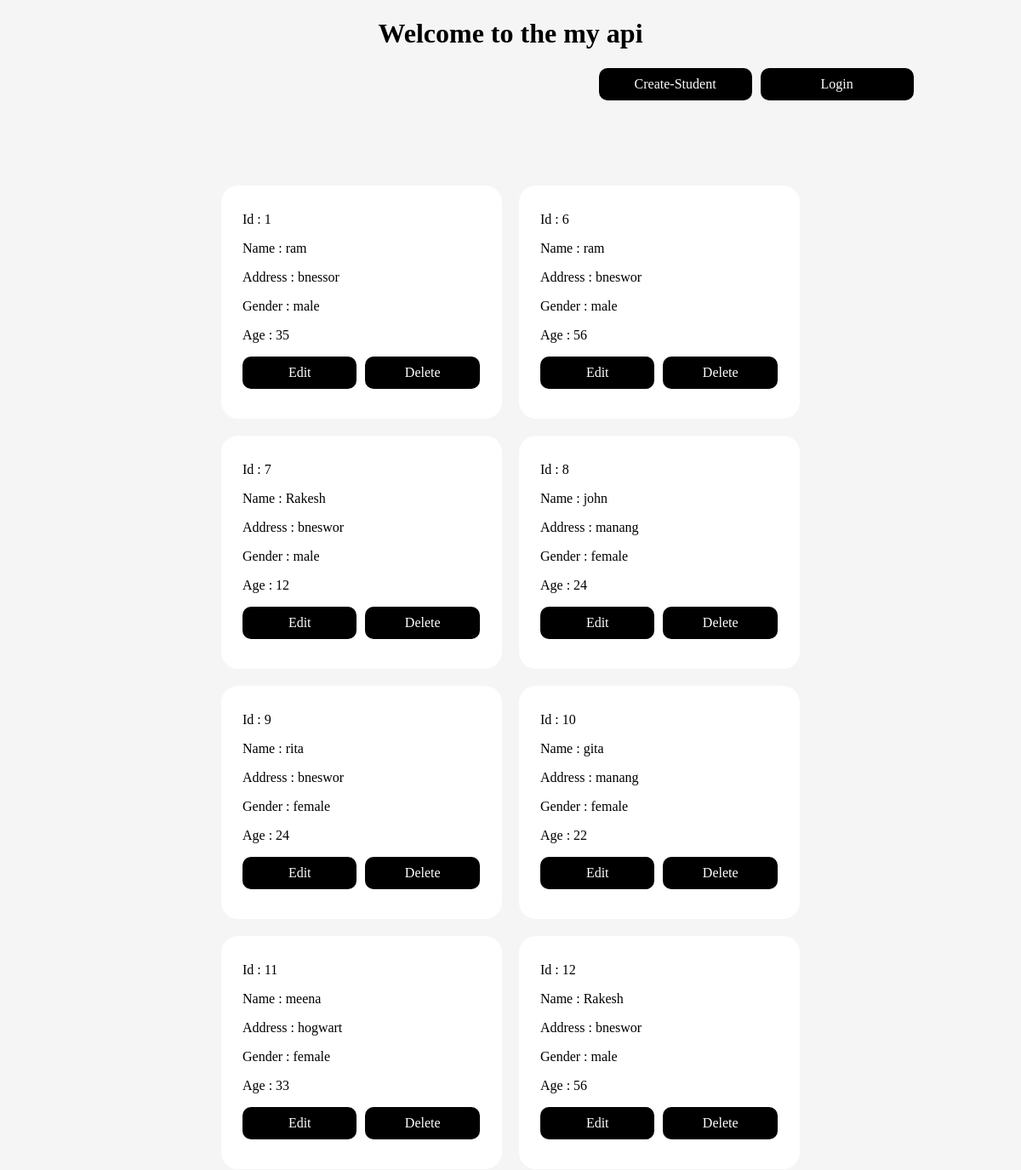
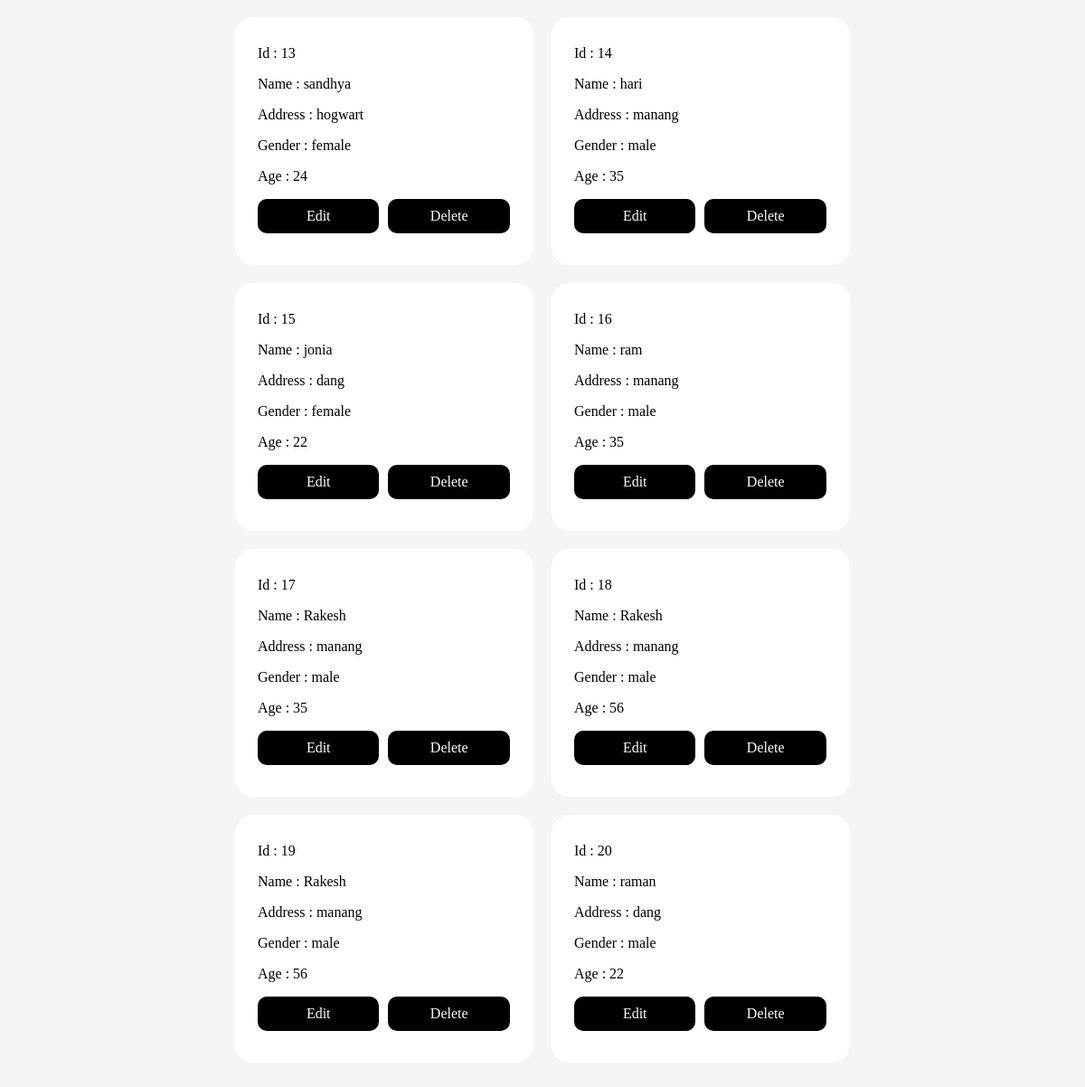
The app's page /, older data (2 pictures, top to bottom).
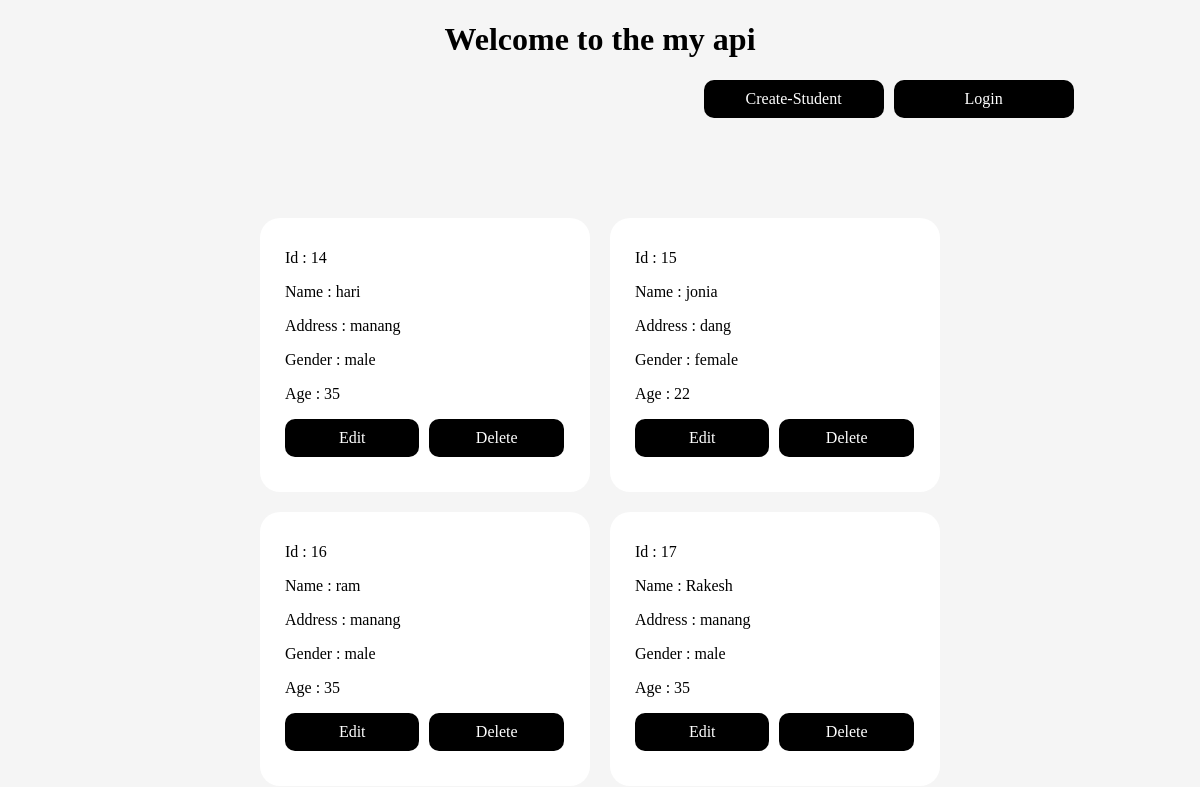
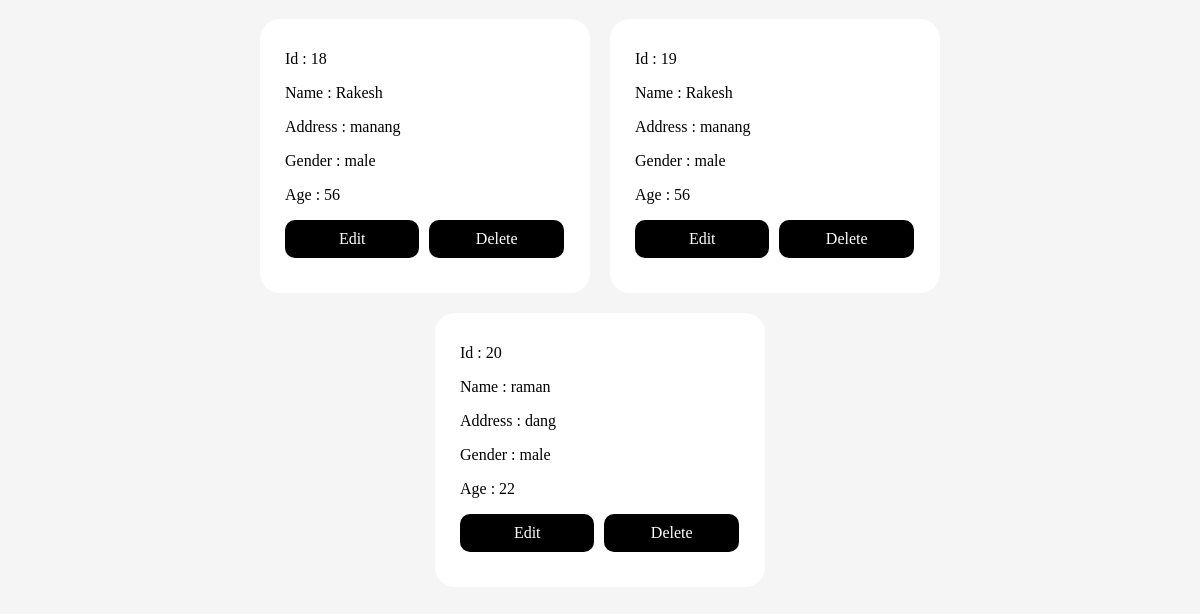
The same page, newer data (2 pictures, top to bottom).
### apps/student/models.py (models this page shows, shortened)
class Student(models.Model):
     name = models.CharField(max_length=100)
     address = models.CharField(max_length=100)
     gender = models.CharField(max_length=100)
     age = models.IntegerField()
     is_deleted = models.BooleanField(default=False)
     objects = StudentManager()
     admin_objects = models.Manager()

### apps/nerd/views.py (the view)
# urls.py: path("", index, name="list-student"),
def index(request):
    student = Student.objects.all()
    return render(request, "index.html", {"students":student})

### apps/student/models.py (called while the page is built)
     def get_queryset(self):
          return super().get_queryset().filter(is_deleted=False)

### apps/nerd/templates/index.html (shortened to what this page needs)
<!DOCTYPE html>
<html lang="en">
<head>
</head>
<body>
    <h1 align="center">Welcome to the my api</h1>
    <div class="create">
        <a href="{% url 'add-student' %}">Create-Student</a>
        {% if user.is_authenticated %}
        <a href="{% url 'logout' %}">Logout</a>
        {% else %}
        <a href="{% url 'login-user' %}">Login</a>
        {% endif %}
    </div>
    <div class="container">
        {% for student in students %}
        <div class="student_info">
            <p>Id : {{ student.id }}</p>
            <p>Name : {{ student.name }}</p>
            <p>Address : {{ student.address }}</p>
            <p>Gender : {{ student.gender }}</p>
            <p>Age : {{ student.age }}</p>
            <div class="btns">
                <a href="{% url 'update-student' student.id %}">Edit</a>
                <a href="{% url 'delete-student' student.id %}">Delete</a>
            </div>
        </div>
        {% endfor %}
    </div>
</body>
</html>

### apps/nerd/templates/index.html (style rules this page uses)
body { background: whitesmoke; }
.container { max-width: 60%; margin: auto; display: flex; flex-wrap: wrap; gap: 20px; justify-content: center; margin-top: 100px; margin-bottom: 100px; }
.student_info { width: 300px; height: auto; border-radius: 20px; background: white; padding: 15px 5px 35px 25px; }
p { color: black; }
.btns { display: flex; gap: 10px; margin-top: 15px; margin-right: 21px; }
a { text-decoration: none; width: 10rem; background: black; border-radius: 10px; color: white; padding:10px; display: block; text-align: center; }
.create { display:flex; justify-content: end; width: 90%; gap:10px; }

Row changes from the older to the newer data that the page shows:
removed Student: id "1", name "ram", address "bnessor", gender "male", age "35"
removed Student: id "6", name "ram", address "bneswor", gender "male", age "56"
removed Student: id "7", name "Rakesh", address "bneswor", gender "male", age "12"
removed Student: id "8", name "john", address "manang", gender "female", age "24"
removed Student: id "9", name "rita", address "bneswor", gender "female", age "24"
removed Student: id "10", name "gita", address "manang", gender "female", age "22"
removed Student: id "11", name "meena", address "hogwart", gender "female", age "33"
removed Student: id "12", name "Rakesh", address "bneswor", gender "male", age "56"
removed Student: id "13", name "sandhya", address "hogwart", gender "female", age "24"
